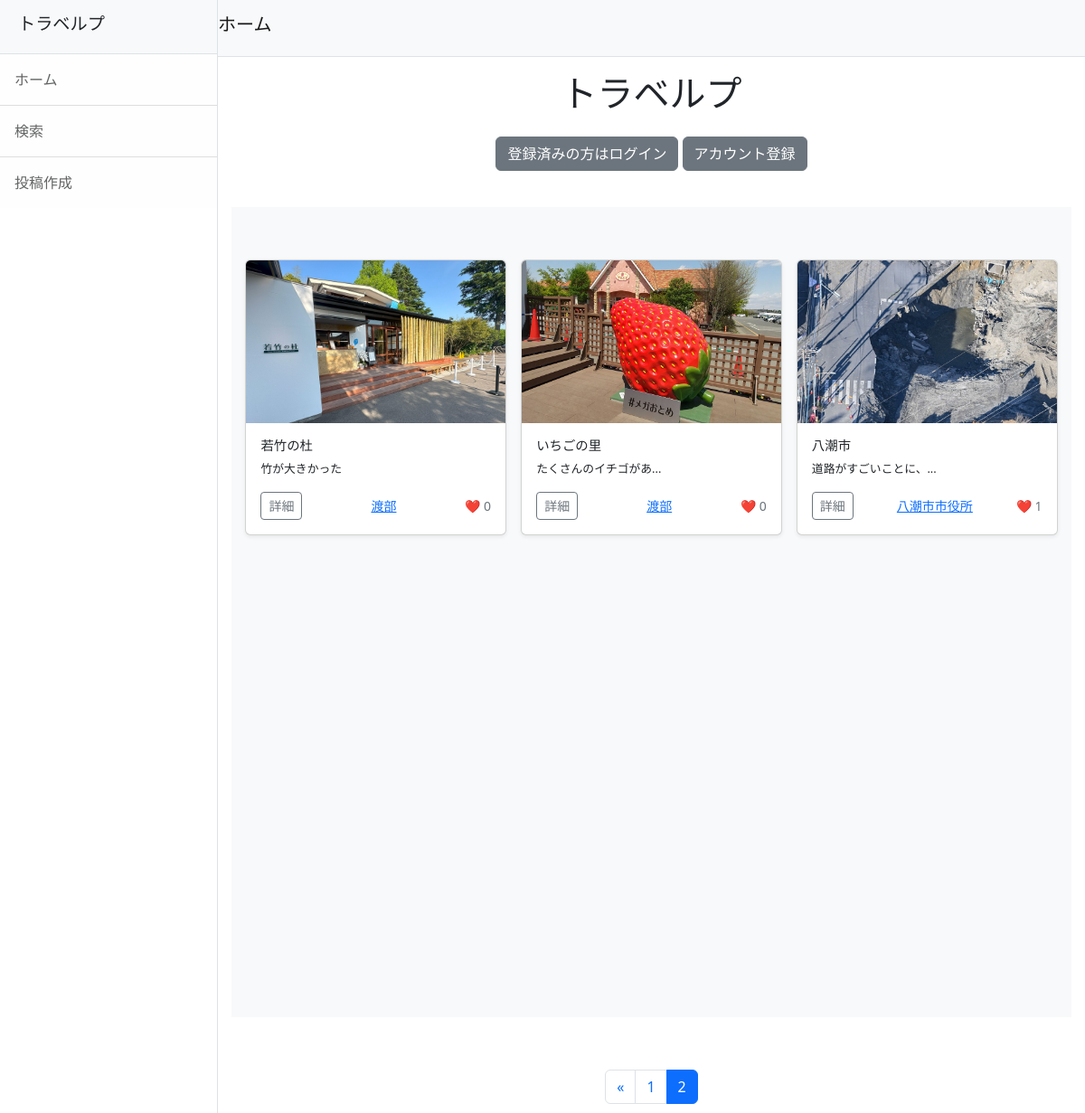
Screenshot of /?page=2 with the database file from the repository.
### travelp/models.py (models this page shows, shortened)
class Post(models.Model):
    user = models.ForeignKey(CustomUser, on_delete=models.SET_NULL, null=True, blank=True)
    title = models.CharField(max_length=200)
    comment = models.TextField()
    created_at = models.DateTimeField(auto_now_add=True)
    caption = models.TextField(verbose_name='場所', blank=True)
    fundraising = models.ForeignKey(Fundraising, null=True, blank=True, on_delete=models.SET_NULL)
    latitude = models.DecimalField(max_digits=15, decimal_places=11, null=True, blank=True)  # 緯度
    longitude = models.DecimalField(max_digits=15, decimal_places=11, null=True, blank=True)  # 経度
    def like_count(self):
        return self.likes.count()  # 投稿に対する「いいね」の数を返す

class PostImage(models.Model):
    post = models.ForeignKey(Post, related_name='images', on_delete=models.CASCADE)
    image = models.ImageField(upload_to='photos')

### accounts/models.py (models this page shows, shortened)
class CustomUser(AbstractUser):
    pass
    nickname = models.CharField(max_length=150, blank=True, null=True)
    profile_image = models.ImageField(upload_to='profile_images/', null=True, blank=True)
    profile_description = models.TextField(null=True, blank=True)

### travelp/views.py (the view)
# urls.py: path('', views.IndexView.as_view(), name='index'),
class IndexView(ListView):
    template_name = 'index.html'
    queryset = Post.objects.order_by('-created_at')
    paginate_by = 6

### travelp/templates/index.html (shortened to what this page needs)
{% extends 'base.html' %}
{% block content %}
<div style="text-align: center;">
    {% include "posts_title.html" %}
</div>
{% include "posts_list.html" %}
{% endblock %}

### travelp/templates/posts_list.html (shortened to what this page needs)
<div class="album py-5 bg-light">
  <div class="container">
    <div class="row g-3 justify-content-center">
      {% for post in object_list %}
        <div class="col-sm-6 col-md-4 d-flex" style="max-width: 350px;">
          <div class="card shadow-sm w-100" style="min-height: 250px;">
            <img id="main-image" src="{{ post.images.first.image.url }}" class="bd-placeholder-img card-img-top" width="100%" height="180" alt="投稿画像">
            <div class="card-body d-flex flex-column">
              <h5 class="card-title" style="font-size: 0.9rem;">{{ post.title|slice:":10" }}{% if post.title|length > 10 %}...{% endif %}</h5>
              <p class="card-text flex-grow-1" style="font-size: 0.8rem;">{{ post.comment|slice:":10" }}{% if post.comment|length > 10 %}...{% endif %}</p>
              <div class="d-flex justify-content-between align-items-center">
                <a href="{% url 'travelp:post_detail' post.pk %}" class="btn btn-sm btn-outline-secondary">詳細</a>
                <small class="text-muted">
                  {% if request.user == post.user %}
                    <a href="{% url 'travelp:myprofile' %}">
                      {% if post.user.nickname %}
                        {{ post.user.nickname }}
                      {% else %}
                        {{ post.user.username }}
                      {% endif %}
                    </a>
                  {% else %}
                    <a href="{% url 'travelp:user_profile' post.pk %}">
                      {% if post.user.nickname %}
                        {{ post.user.nickname }}
                      {% else %}
                        {{ post.user.username }}
                      {% endif %}
                    </a>
                  {% endif %}
                </small>
                <small class="text-muted">❤️ {{ post.like_count }}</small>
              </div>
            </div>
          </div>
        </div>
      {% endfor %}
    </div>
  </div>
</div>

### rows the page displays
Post: images.first.image (picture), title "若竹の杜", comment "竹が大きかった", user.nickname "渡部", like_count "0"
Post: images.first.image (picture), title "いちごの里", comment "たくさんのイチゴがあ", user.nickname "渡部", like_count "0"
Post: images.first.image (picture), title "八潮市", comment "道路がすごいことに、", user.nickname "八潮市市役所", like_count "1"

### other values shown
{{ num }} "1"
{{ num }} "2"
